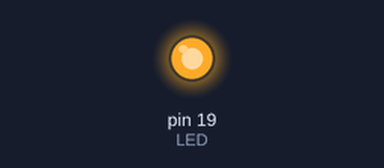
The sketch below on a simulated Arduino Uno, built with avr-gcc and run on an emulated ATmega328P. Parts: output pins drawn as LEDs (lit = HIGH).

Above: at 0.05 s.
Timing chart, 0 to 3.0 s (numbered marks = the images above):
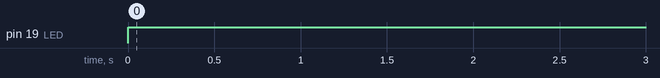

The sketch:

sketch_sep30a.ino
```cpp
#define LED 19
void setup() {
pinMode (LED,OUTPUT);

Serial.begin(9600);
}

void loop() {
  // put your main code here, to run repeatedly:
digitalWrite(LED,HIGH);
delay(250);
digitalWrite(LED,LOW);
delay(0);
}
```

Measured:
- by itself, pin 19 (LED): LOW → HIGH at 0.00 s
